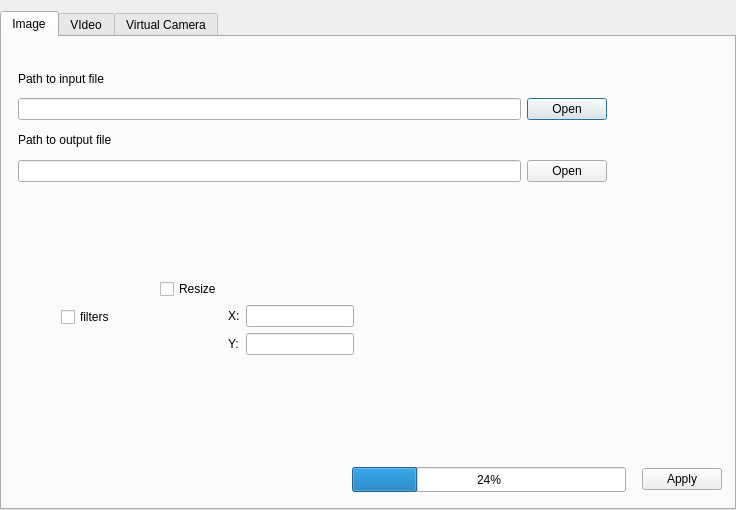
<?xml version="1.0" encoding="UTF-8"?>
<ui version="4.0">
 <class>dialog</class>
 <widget class="QDialog" name="dialog">
  <property name="geometry">
   <rect>
    <x>0</x>
    <y>0</y>
    <width>736</width>
    <height>510</height>
   </rect>
  </property>
  <property name="windowTitle">
   <string>Project</string>
  </property>
  <property name="sizeGripEnabled">
   <bool>false</bool>
  </property>
  <layout class="QHBoxLayout" name="horizontalLayout" stretch="0">
   <property name="sizeConstraint">
    <enum>QLayout::SetDefaultConstraint</enum>
   </property>
   <property name="leftMargin">
    <number>0</number>
   </property>
   <property name="rightMargin">
    <number>0</number>
   </property>
   <property name="bottomMargin">
    <number>0</number>
   </property>
   <item>
    <widget class="QTabWidget" name="tabWidget">
     <property name="acceptDrops">
      <bool>false</bool>
     </property>
     <property name="layoutDirection">
      <enum>Qt::LeftToRight</enum>
     </property>
     <property name="tabPosition">
      <enum>QTabWidget::North</enum>
     </property>
     <property name="currentIndex">
      <number>0</number>
     </property>
     <property name="elideMode">
      <enum>Qt::ElideNone</enum>
     </property>
     <property name="documentMode">
      <bool>false</bool>
     </property>
     <property name="tabsClosable">
      <bool>false</bool>
     </property>
     <property name="movable">
      <bool>false</bool>
     </property>
     <widget class="QWidget" name="Image">
      <attribute name="title">
       <string notr="true">Image</string>
      </attribute>
      <widget class="QWidget" name="gridLayoutWidget">
       <property name="geometry">
        <rect>
         <x>10</x>
         <y>20</y>
         <width>601</width>
         <height>131</height>
        </rect>
       </property>
       <layout class="QGridLayout" name="gridLayout">
        <property name="sizeConstraint">
         <enum>QLayout::SetDefaultConstraint</enum>
        </property>
        <property name="leftMargin">
         <number>6</number>
        </property>
        <property name="topMargin">
         <number>8</number>
        </property>
        <property name="rightMargin">
         <number>6</number>
        </property>
        <property name="bottomMargin">
         <number>6</number>
        </property>
        <item row="0" column="0">
         <layout class="QVBoxLayout" name="verticalLayout">
          <item>
           <widget class="QLabel" name="lbl_Input">
            <property name="text">
             <string>Path to input file</string>
            </property>
           </widget>
          </item>
          <item>
           <widget class="QLineEdit" name="le_Input">
            <property name="sizePolicy">
             <sizepolicy hsizetype="Expanding" vsizetype="Fixed">
              <horstretch>0</horstretch>
              <verstretch>0</verstretch>
             </sizepolicy>
            </property>
            <property name="contextMenuPolicy">
             <enum>Qt::ActionsContextMenu</enum>
            </property>
           </widget>
          </item>
         </layout>
        </item>
        <item row="1" column="0">
         <layout class="QVBoxLayout" name="verticalLayout_2">
          <item>
           <widget class="QLabel" name="lbl_Output">
            <property name="text">
             <string>Path to output file</string>
            </property>
           </widget>
          </item>
          <item>
           <widget class="QLineEdit" name="le_Output">
            <property name="sizePolicy">
             <sizepolicy hsizetype="Expanding" vsizetype="Fixed">
              <horstretch>0</horstretch>
              <verstretch>0</verstretch>
             </sizepolicy>
            </property>
           </widget>
          </item>
         </layout>
        </item>
        <item row="0" column="1">
         <layout class="QVBoxLayout" name="verticalLayout_4">
          <item>
           <spacer name="verticalSpacer">
            <property name="orientation">
             <enum>Qt::Vertical</enum>
            </property>
            <property name="sizeHint" stdset="0">
             <size>
              <width>20</width>
              <height>40</height>
             </size>
            </property>
           </spacer>
          </item>
          <item>
           <widget class="QDialogButtonBox" name="btn_OpenInput">
            <property name="sizePolicy">
             <sizepolicy hsizetype="Fixed" vsizetype="Fixed">
              <horstretch>0</horstretch>
              <verstretch>0</verstretch>
             </sizepolicy>
            </property>
            <property name="standardButtons">
             <set>QDialogButtonBox::Open</set>
            </property>
           </widget>
          </item>
         </layout>
        </item>
        <item row="1" column="1">
         <layout class="QVBoxLayout" name="verticalLayout_5">
          <item>
           <spacer name="verticalSpacer_2">
            <property name="orientation">
             <enum>Qt::Vertical</enum>
            </property>
            <property name="sizeHint" stdset="0">
             <size>
              <width>20</width>
              <height>40</height>
             </size>
            </property>
           </spacer>
          </item>
          <item>
           <widget class="QDialogButtonBox" name="btn_OpenOutput">
            <property name="sizePolicy">
             <sizepolicy hsizetype="Fixed" vsizetype="Fixed">
              <horstretch>0</horstretch>
              <verstretch>0</verstretch>
             </sizepolicy>
            </property>
            <property name="standardButtons">
             <set>QDialogButtonBox::Open</set>
            </property>
           </widget>
          </item>
         </layout>
        </item>
       </layout>
      </widget>
      <widget class="QDialogButtonBox" name="btn_Apply">
       <property name="geometry">
        <rect>
         <x>639</x>
         <y>430</y>
         <width>81</width>
         <height>25</height>
        </rect>
       </property>
       <property name="sizePolicy">
        <sizepolicy hsizetype="Fixed" vsizetype="Fixed">
         <horstretch>0</horstretch>
         <verstretch>0</verstretch>
        </sizepolicy>
       </property>
       <property name="orientation">
        <enum>Qt::Horizontal</enum>
       </property>
       <property name="standardButtons">
        <set>QDialogButtonBox::Apply</set>
       </property>
       <property name="centerButtons">
        <bool>false</bool>
       </property>
      </widget>
      <widget class="QProgressBar" name="progressBar">
       <property name="geometry">
        <rect>
         <x>350</x>
         <y>430</y>
         <width>274</width>
         <height>25</height>
        </rect>
       </property>
       <property name="value">
        <number>24</number>
       </property>
      </widget>
      <widget class="QWidget" name="horizontalLayoutWidget">
       <property name="geometry">
        <rect>
         <x>20</x>
         <y>160</y>
         <width>371</width>
         <height>241</height>
        </rect>
       </property>
       <layout class="QHBoxLayout" name="horizontalLayout_2">
        <item>
         <widget class="QCheckBox" name="cb_filters">
          <property name="sizePolicy">
           <sizepolicy hsizetype="Fixed" vsizetype="Fixed">
            <horstretch>0</horstretch>
            <verstretch>0</verstretch>
           </sizepolicy>
          </property>
          <property name="text">
           <string>filters</string>
          </property>
         </widget>
        </item>
        <item>
         <layout class="QVBoxLayout" name="verticalLayout_3">
          <item>
           <layout class="QGridLayout" name="gridLayout_2">
            <property name="sizeConstraint">
             <enum>QLayout::SetFixedSize</enum>
            </property>
            <item row="0" column="0">
             <widget class="QCheckBox" name="cb_Resize">
              <property name="sizePolicy">
               <sizepolicy hsizetype="Fixed" vsizetype="Fixed">
                <horstretch>0</horstretch>
                <verstretch>0</verstretch>
               </sizepolicy>
              </property>
              <property name="text">
               <string>Resize</string>
              </property>
             </widget>
            </item>
            <item row="2" column="2">
             <widget class="QLineEdit" name="le_ResizeY">
              <property name="sizePolicy">
               <sizepolicy hsizetype="Minimum" vsizetype="Fixed">
                <horstretch>0</horstretch>
                <verstretch>0</verstretch>
               </sizepolicy>
              </property>
             </widget>
            </item>
            <item row="1" column="2">
             <widget class="QLineEdit" name="le_ResizeX">
              <property name="sizePolicy">
               <sizepolicy hsizetype="Fixed" vsizetype="Fixed">
                <horstretch>0</horstretch>
                <verstretch>0</verstretch>
               </sizepolicy>
              </property>
             </widget>
            </item>
            <item row="1" column="1">
             <widget class="QLabel" name="lbl_X">
              <property name="sizePolicy">
               <sizepolicy hsizetype="Fixed" vsizetype="Fixed">
                <horstretch>0</horstretch>
                <verstretch>0</verstretch>
               </sizepolicy>
              </property>
              <property name="text">
               <string>X:</string>
              </property>
             </widget>
            </item>
            <item row="2" column="1">
             <widget class="QLabel" name="lbl_Y">
              <property name="sizePolicy">
               <sizepolicy hsizetype="Fixed" vsizetype="Fixed">
                <horstretch>0</horstretch>
                <verstretch>0</verstretch>
               </sizepolicy>
              </property>
              <property name="text">
               <string>Y:</string>
              </property>
             </widget>
            </item>
           </layout>
          </item>
         </layout>
        </item>
       </layout>
      </widget>
     </widget>
     <widget class="QWidget" name="Video">
      <attribute name="title">
       <string notr="true">VIdeo</string>
      </attribute>
     </widget>
     <widget class="QWidget" name="Virt">
      <attribute name="title">
       <string>Virtual Camera</string>
      </attribute>
     </widget>
    </widget>
   </item>
  </layout>
 </widget>
 <resources/>
 <connections/>
</ui>
